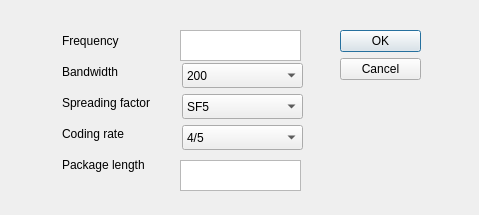
<?xml version="1.0" encoding="UTF-8"?>
<ui version="4.0">
 <class>Dialog</class>
 <widget class="QDialog" name="Dialog">
  <property name="geometry">
   <rect>
    <x>0</x>
    <y>0</y>
    <width>479</width>
    <height>215</height>
   </rect>
  </property>
  <property name="windowTitle">
   <string>Dialog</string>
  </property>
  <widget class="QDialogButtonBox" name="buttonBox">
   <property name="geometry">
    <rect>
     <x>340</x>
     <y>30</y>
     <width>81</width>
     <height>241</height>
    </rect>
   </property>
   <property name="orientation">
    <enum>Qt::Vertical</enum>
   </property>
   <property name="standardButtons">
    <set>QDialogButtonBox::Cancel|QDialogButtonBox::Ok</set>
   </property>
  </widget>
  <widget class="QLabel" name="label">
   <property name="geometry">
    <rect>
     <x>62</x>
     <y>32</y>
     <width>72</width>
     <height>17</height>
    </rect>
   </property>
   <property name="text">
    <string>Frequency</string>
   </property>
  </widget>
  <widget class="QLabel" name="label_2">
   <property name="geometry">
    <rect>
     <x>62</x>
     <y>63</y>
     <width>74</width>
     <height>17</height>
    </rect>
   </property>
   <property name="text">
    <string>Bandwidth</string>
   </property>
  </widget>
  <widget class="QLabel" name="label_3">
   <property name="geometry">
    <rect>
     <x>62</x>
     <y>94</y>
     <width>114</width>
     <height>17</height>
    </rect>
   </property>
   <property name="text">
    <string>Spreading factor</string>
   </property>
  </widget>
  <widget class="QLabel" name="label_4">
   <property name="geometry">
    <rect>
     <x>62</x>
     <y>125</y>
     <width>80</width>
     <height>17</height>
    </rect>
   </property>
   <property name="text">
    <string>Coding rate</string>
   </property>
  </widget>
  <widget class="QLabel" name="label_5">
   <property name="geometry">
    <rect>
     <x>62</x>
     <y>156</y>
     <width>105</width>
     <height>17</height>
    </rect>
   </property>
   <property name="text">
    <string>Package length</string>
   </property>
  </widget>
  <widget class="QComboBox" name="bandwidth">
   <property name="geometry">
    <rect>
     <x>182</x>
     <y>63</y>
     <width>121</width>
     <height>25</height>
    </rect>
   </property>
   <item>
    <property name="text">
     <string>200</string>
    </property>
   </item>
   <item>
    <property name="text">
     <string>400</string>
    </property>
   </item>
   <item>
    <property name="text">
     <string>800</string>
    </property>
   </item>
   <item>
    <property name="text">
     <string>1600</string>
    </property>
   </item>
  </widget>
  <widget class="QComboBox" name="spreadingFactor">
   <property name="geometry">
    <rect>
     <x>182</x>
     <y>94</y>
     <width>121</width>
     <height>25</height>
    </rect>
   </property>
   <item>
    <property name="text">
     <string>SF5</string>
    </property>
   </item>
   <item>
    <property name="text">
     <string>SF6</string>
    </property>
   </item>
   <item>
    <property name="text">
     <string>SF7</string>
    </property>
   </item>
   <item>
    <property name="text">
     <string>SF8</string>
    </property>
   </item>
   <item>
    <property name="text">
     <string>SF9</string>
    </property>
   </item>
   <item>
    <property name="text">
     <string>SF10</string>
    </property>
   </item>
   <item>
    <property name="text">
     <string>SF11</string>
    </property>
   </item>
   <item>
    <property name="text">
     <string>SF12</string>
    </property>
   </item>
  </widget>
  <widget class="QComboBox" name="codingRate">
   <property name="geometry">
    <rect>
     <x>182</x>
     <y>125</y>
     <width>121</width>
     <height>25</height>
    </rect>
   </property>
   <item>
    <property name="text">
     <string>4/5</string>
    </property>
   </item>
   <item>
    <property name="text">
     <string>4/6</string>
    </property>
   </item>
   <item>
    <property name="text">
     <string>4/7</string>
    </property>
   </item>
   <item>
    <property name="text">
     <string>4/8</string>
    </property>
   </item>
   <item>
    <property name="text">
     <string>LI 4/5</string>
    </property>
   </item>
   <item>
    <property name="text">
     <string>LI 4/6</string>
    </property>
   </item>
   <item>
    <property name="text">
     <string>LI 4/7</string>
    </property>
   </item>
  </widget>
  <widget class="QPlainTextEdit" name="packetLength">
   <property name="geometry">
    <rect>
     <x>180</x>
     <y>160</y>
     <width>121</width>
     <height>31</height>
    </rect>
   </property>
   <property name="font">
    <font>
     <pointsize>11</pointsize>
    </font>
   </property>
  </widget>
  <widget class="QPlainTextEdit" name="frequency">
   <property name="geometry">
    <rect>
     <x>180</x>
     <y>30</y>
     <width>121</width>
     <height>31</height>
    </rect>
   </property>
   <property name="font">
    <font>
     <pointsize>11</pointsize>
    </font>
   </property>
  </widget>
 </widget>
 <resources/>
 <connections>
  <connection>
   <sender>buttonBox</sender>
   <signal>accepted()</signal>
   <receiver>Dialog</receiver>
   <slot>accept()</slot>
   <hints>
    <hint type="sourcelabel">
     <x>248</x>
     <y>254</y>
    </hint>
    <hint type="destinationlabel">
     <x>157</x>
     <y>274</y>
    </hint>
   </hints>
  </connection>
  <connection>
   <sender>buttonBox</sender>
   <signal>rejected()</signal>
   <receiver>Dialog</receiver>
   <slot>reject()</slot>
   <hints>
    <hint type="sourcelabel">
     <x>316</x>
     <y>260</y>
    </hint>
    <hint type="destinationlabel">
     <x>286</x>
     <y>274</y>
    </hint>
   </hints>
  </connection>
 </connections>
</ui>
